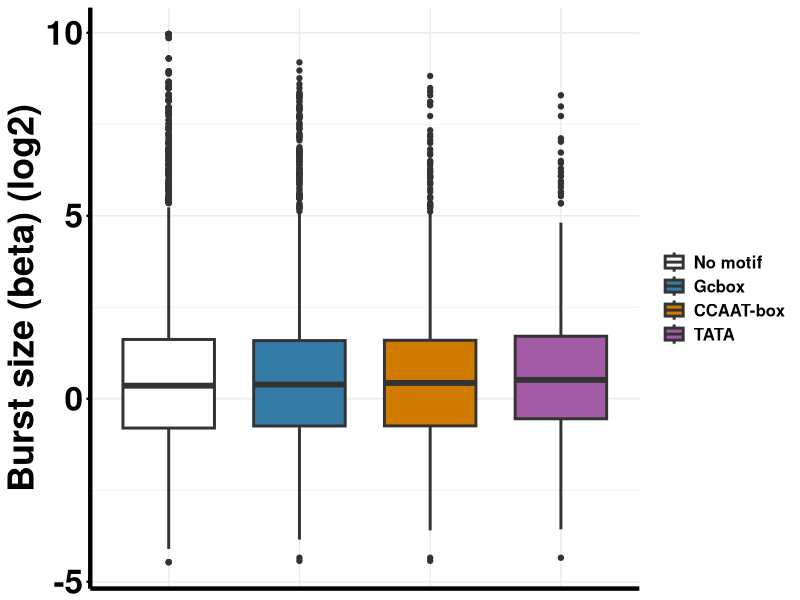
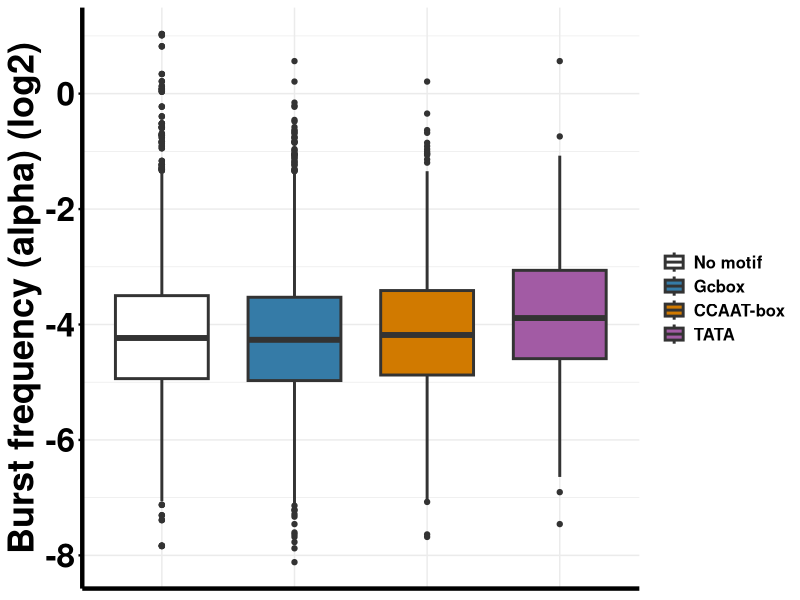
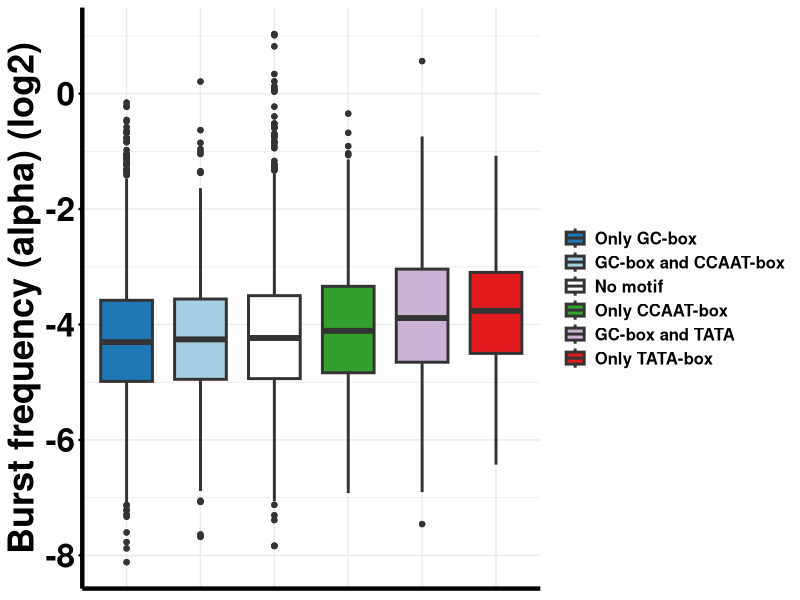
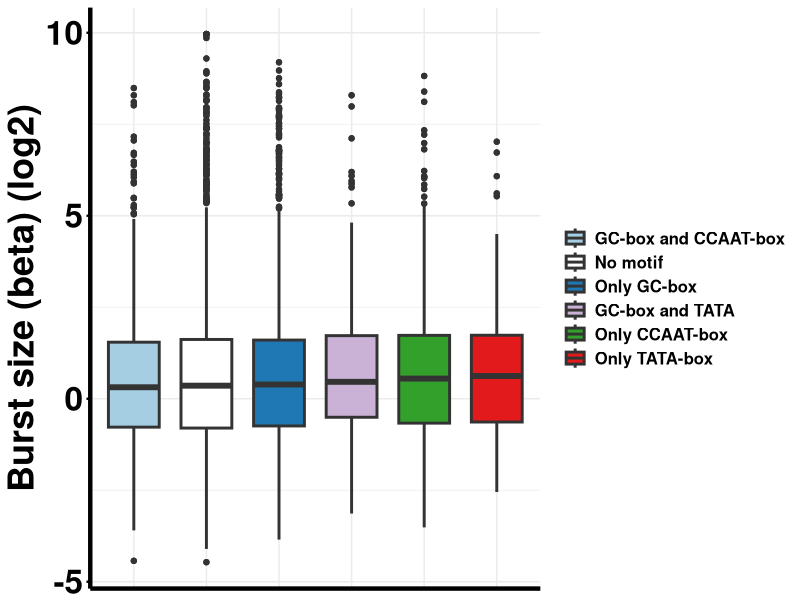
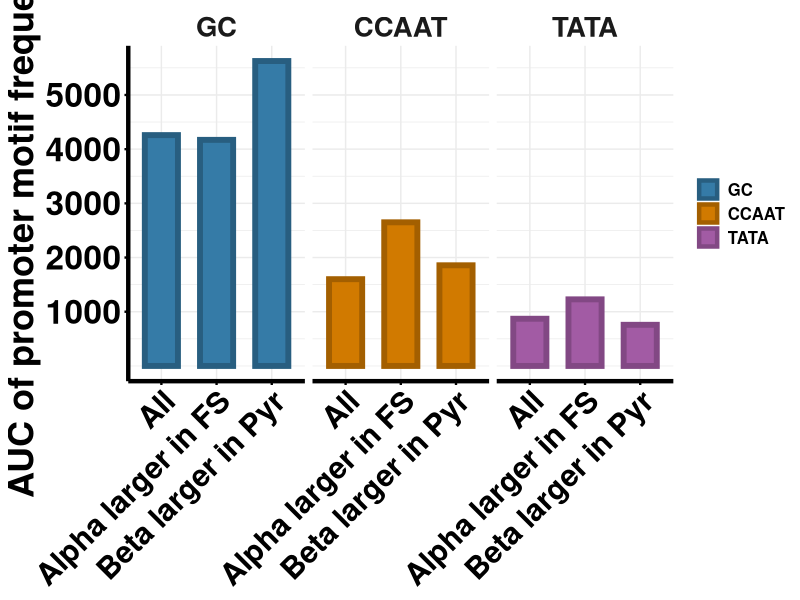
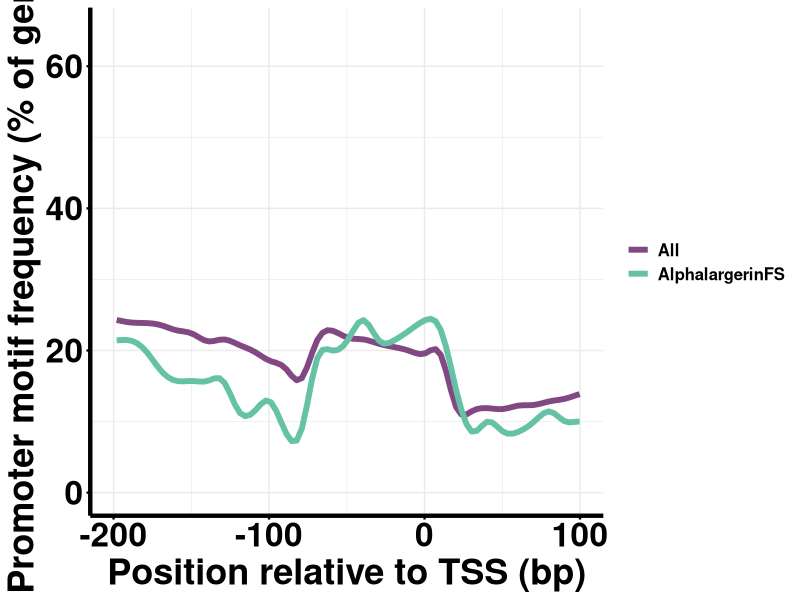
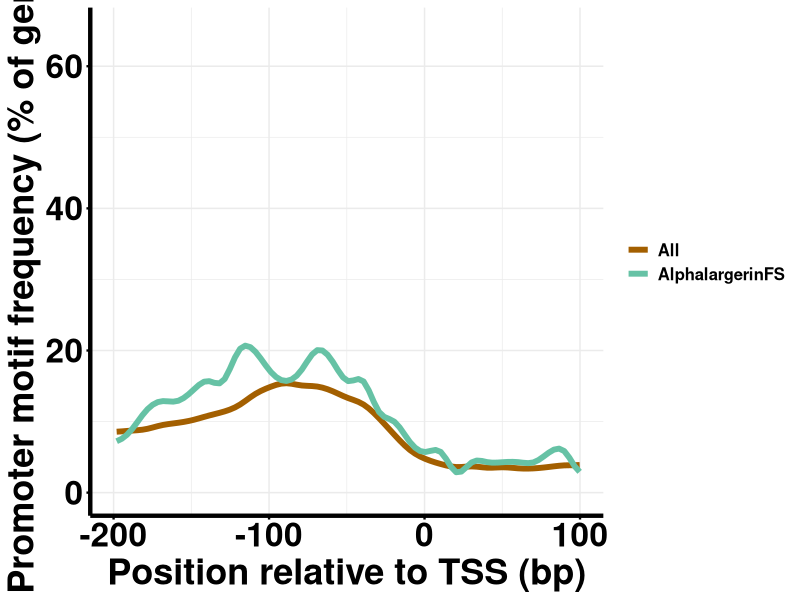
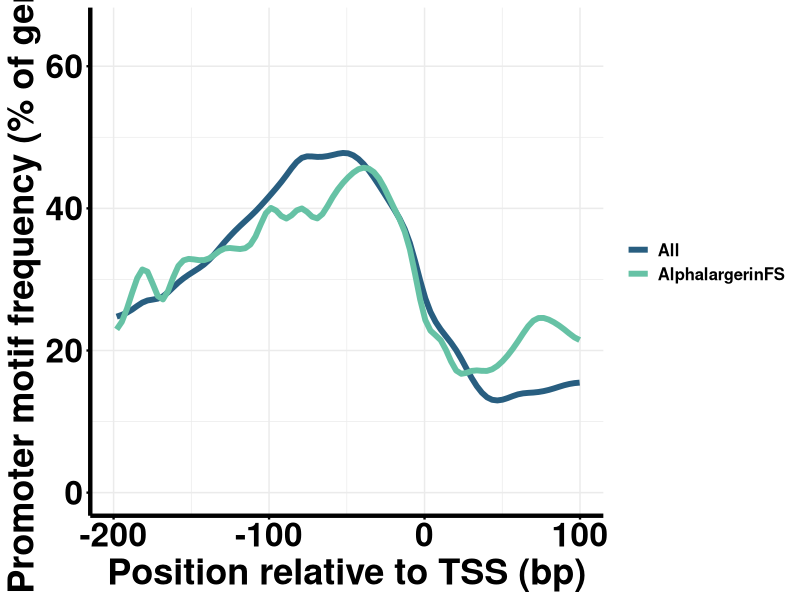

Source code (R) for these figures, in order:
library(ggplot2)
library(forcats)
library(dplyr)
library(tidyr)
library(multcomp)

theme_gen<- theme(axis.title.x = element_text(face="bold", size=26),
                  axis.text.x  = element_text(face= "bold", color = "black", size=24),
                  axis.title.y = element_text(face="bold", size=26),
                  axis.text.y  = element_text(face= "bold", color = "black", size=24),
                  axis.line = element_line(linewidth=1.5),
                  axis.ticks = element_line(linewidth = 0.8),
                  strip.text = element_text(face = "bold", size = rel(1.8)),
                  legend.title= element_blank(),
                  legend.text = element_text(face= "bold", color = "black", size=12))


df_20percent_both<- read.csv("burst_kinetics_copynumber.csv")


ccaat<- read.csv("CCAATbox.csv", sep=";")
tata<- read.csv("TATA.csv", sep=";")
gc<- read.csv("GCbox.csv", sep=";")

#adding promoter information to genes
merged_promoters_bk<-data.frame()
merged_promoters_bk<- merge(df_20percent_both, 
                            tata[tata$alternative_promoters==1,8:9], by= 'Gene.name', all.x = TRUE)
merged_promoters_bk<- merge(merged_promoters_bk, 
                            ccaat[ccaat$alternative_promoters==1,8:9], by= 'Gene.name', all.x = TRUE)
merged_promoters_bk<- merge(merged_promoters_bk, 
                            gc[gc$alternative_promoters==1,8:9], by= 'Gene.name', all.x = TRUE)


##Groups based on a combination of promoters
merged_promoters_bk$Group<- paste(merged_promoters_bk$CCAAT.box , merged_promoters_bk$Gcbox,
                                  merged_promoters_bk $TATA)

merged_promoters_bk[merged_promoters_bk$Group=='NA NA NA', 'Group']='No motif'
merged_promoters_bk[merged_promoters_bk$Group=='NA Gcbox TATA', 'Group']='GC-box and TATA'
merged_promoters_bk[merged_promoters_bk$Group=='CCAAT-box Gcbox NA', 'Group']='GC-box and CCAAT-box'
merged_promoters_bk[merged_promoters_bk$Group=='NA Gcbox NA', 'Group']='Only GC-box'
merged_promoters_bk[merged_promoters_bk$Group=='CCAAT-box NA NA', 'Group']='Only CCAAT-box'
merged_promoters_bk[merged_promoters_bk$Group=='NA NA TATA', 'Group']='Only TATA-box'
merged_promoters_bk[merged_promoters_bk$Group=='CCAAT-box Gcbox TATA', 'Group']='GC-box and CCAAT-box and TATA'
merged_promoters_bk[merged_promoters_bk$Group=='CCAAT-box NA TATA', 'Group']='CCAAT-box and TATA'

library(RColorBrewer) 

#
brewer.pal(n=12,"Set2")#"#FFFF99"

promoter_col<- c("No motif"="white"       , 
                  "GC-box and CCAAT-box" = "#A6CEE3" ,     
                  "Only GC-box"=   "#1F78B4" ,  
                  "Only TATA-box" = "#E31A1C", 
                  "GC-box and CCAAT-box and TATA" = "#FB9A99",
                  "GC-box and TATA" = "#CAB2D6",
                  "Only CCAAT-box"= "#33A02C"  ,
                  "CCAAT-box and TATA"=  "#FFFF99"   )

promoter_col2<- c("No motif"="white"       , 
                  "Gcbox"=   "#357BA7"  ,  
                  "TATA" = "#A25BA4" , 
                  "CCAAT-box"=  "#D17A00" )


promoters_pivot_longer<- pivot_longer(merged_promoters_bk, cols = c('TATA', 'Gcbox', 'CCAAT.box') , values_to = 'promoter')
promoters_pivot_longer[promoters_pivot_longer$Group=='No motif' & is.na(promoters_pivot_longer$Group)==FALSE , 'promoter']<- 'No motif'
promoters_pivot_longer$promoter<- factor(promoters_pivot_longer$promoter, levels = c('No motif',
                                                                                     'Gcbox', 
                                                                                     'CCAAT-box',
                                                                                     'TATA'))

merged_promoters_bk<- merge(merged_promoters_bk, df_20percent_both[,c('Gene.name', 'VAR')], by='Gene.name', all.x=TRUE)
merged_promoters_bk<- unique(merged_promoters_bk)
promoters_pivot_longer<-promoters_pivot_longer[is.na(promoters_pivot_longer$promoter)==FALSE, ] 

##beta 
ggplot(promoters_pivot_longer, aes(y=log2(beta), x=promoter, fill=promoter))+
  geom_boxplot( linewidth=1, width=0.7)+
  theme_minimal()+
  theme_gen+
  scale_fill_manual(values=promoter_col2)+
  theme(axis.title.x=element_blank(),
        axis.text.x=element_blank(),
        axis.ticks.x=element_blank())+    
  ylab(bquote('Burst size (beta) (log2)'))+
  xlab(bquote(''))

kruskal.test(promoters_pivot_longer$beta ~promoters_pivot_longer$promoter)
pairwise.wilcox.test(promoters_pivot_longer$beta, promoters_pivot_longer$promoter,p.adjust.method = 'BH' )


##alpha
ggplot(promoters_pivot_longer, aes(y=log2(alpha), x=promoter, fill=promoter))+
  geom_boxplot( linewidth=1, width=0.7)+
  theme_minimal()+
  theme_gen+
  scale_fill_manual(values=promoter_col2)+
  theme(axis.title.x=element_blank(),
        axis.text.x=element_blank(),
        axis.ticks.x=element_blank())+    
  ylab(bquote('Burst frequency (alpha) (log2)'))+
  xlab(bquote(''))


kruskal.test(promoters_pivot_longer$alpha ~promoters_pivot_longer$promoter)
pairwise.wilcox.test(promoters_pivot_longer$alpha, promoters_pivot_longer$promoter,p.adjust.method = 'BH' )



merged_promoters_bk[is.na(merged_promoters_bk$Group )== FALSE &
                      merged_promoters_bk$Group!='CCAAT-box and TATA' & merged_promoters_bk$Group!='GC-box and CCAAT-box and TATA',] %>%
  mutate(Group = fct_reorder(Group, alpha, .na_rm = TRUE)) %>%
  ggplot(aes(x=Group, y=log2(alpha), fill=Group))+
  geom_boxplot( linewidth=1, width=0.7)+
  theme_minimal()+
  theme_gen+
  scale_fill_manual(values=promoter_col)+
  theme(axis.title.x=element_blank(),
        axis.text.x=element_blank(),
        axis.ticks.x=element_blank(),
        strip.text = element_text(face = "bold", size = rel(1.5)))+    
  ylab(bquote('Burst frequency (alpha) (log2)'))+
  xlab(bquote(''))


merged_promoters_bk[is.na(merged_promoters_bk$Group )== FALSE &
                      merged_promoters_bk$Group!='CCAAT-box and TATA' & merged_promoters_bk$Group!='GC-box and CCAAT-box and TATA',] %>%
  mutate(Group = fct_reorder(Group, beta, .na_rm = TRUE)) %>%
  ggplot(aes(x=Group, y=log2(beta), fill=Group))+
  geom_boxplot( linewidth=1, width=0.7)+
  theme_minimal()+
  theme_gen+
  scale_fill_manual(values=promoter_col)+
  theme(axis.title.x=element_blank(),
        axis.text.x=element_blank(),
        axis.ticks.x=element_blank(),
        strip.text = element_text(face = "bold", size = rel(1.5)))+    
  ylab(bquote('Burst size (beta) (log2)'))+
  xlab(bquote(''))


kruskal.test(merged_promoters_bk[is.na(merged_promoters_bk$Group )== FALSE &
                               merged_promoters_bk$Group!='CCAAT-box and TATA' & 
                               merged_promoters_bk!='GC-box and CCAAT-box and TATA','alpha']~
           merged_promoters_bk[is.na(merged_promoters_bk$Group) == FALSE &
                                 merged_promoters_bk$Group!='CCAAT-box and TATA' & 
                                 merged_promoters_bk!='GC-box and CCAAT-box and TATA','Group'])


kruskal.test(merged_promoters_bk[is.na(merged_promoters_bk$Group )== FALSE &
                               merged_promoters_bk$Group!='CCAAT-box and TATA' & 
                               merged_promoters_bk!='GC-box and CCAAT-box and TATA','beta']~
           merged_promoters_bk[is.na(merged_promoters_bk$Group) == FALSE &
                                 merged_promoters_bk$Group!='CCAAT-box and TATA' & 
                                 merged_promoters_bk!='GC-box and CCAAT-box and TATA','Group'])





promoter_oprof <- read.csv("promoter_oprof.csv", sep=";")
subset<- c('AlphalargerinFS', 'BetalargerinPyr')
motif<- c('TATA', 'CCAAT', 'GC')
range<- list(c(-79.5:20.5), c(-199.5:20.5), c(-139.5:50.5))

j=1
i=1
for (i in 1:2){
  for (j in 1:3){
    
    spline_int <- as.data.frame(spline(promoter_oprof[promoter_oprof$genes==subset[i] & promoter_oprof$Motif==motif[j], 'Position'],
                                       promoter_oprof[promoter_oprof$genes==subset[i] & promoter_oprof$Motif==motif[j], 'frequency.percent.']))
    
    spline_int <- rbind(spline_int[,1:2], as.data.frame(spline(promoter_oprof[promoter_oprof$genes=='All' & promoter_oprof$Motif==motif[j], 'Position'],
                                                               promoter_oprof[promoter_oprof$genes=='All' & promoter_oprof$Motif==motif[j], 'frequency.percent.'])))
    
    spline_int[1:273, 'group']<- subset[i]
    spline_int[274:546, 'group']<- c('All')
    spline_int$group<- as.factor(spline_int$group)
    
    if (i==1 ) col= c("AlphalargerinFS"="#66c2a5")
    if (i==2) col= c("BetalargerinPyr"= "#fc8d62")
    
    if (j==1 ) col =c(col, "All" = "#824884")
    if (j==2 ) col =c(col, "All" =   "#A35F00")
    if (j==3 ) col =c(col, "All" = "#285E80")
    
    
    ggplot(promoter_oprof[promoter_oprof$genes==subset[i] & promoter_oprof$Motif==motif[j],])+
      geom_point( aes(x=Position, y=frequency.percent.), alpha=0)+
      geom_line(data=spline_int, aes(x = x, y = y, colour=group), linewidth=2)+
      scale_color_manual(values = col )+
      scale_y_continuous(limits = c(0,65))+
      scale_x_continuous(limits = c(-200,100), breaks = c(-200, -100, 0, 100))+
      theme_minimal()+
      xlab(bquote('Position relative to TSS (bp)'))+
      ylab(bquote('Promoter motif frequency (% of genes)'))+
      #facet_grid(~genes)+
      theme_gen

    name=paste(motif[j], subset[i], '.tiff', sep='_')
    ggsave(name, units="mm", width=200, height=150, dpi=600, compression = 'lzw')
  }
}




for (j in 1:3){
  
  spline_int <- as.data.frame(spline(promoter_oprof[ promoter_oprof$Motif==motif[j], 'Position'],
                                     promoter_oprof[ promoter_oprof$Motif==motif[j], 'frequency.percent.']))
  
  ggplot(promoter_oprof[promoter_oprof$Motif==motif[j],])+
    geom_point( aes(x=Position, y=frequency.percent.), alpha=0)+
    geom_line(data=spline_int, aes(x = x, y = y), colour='grey20', linewidth=1)+
    scale_y_continuous(limits = c(0,65))+
    scale_x_continuous(limits = c(-200,50), breaks = c(-200, -150, -100, -50 ,0, 50))+
    theme_minimal()+
    theme_gen+
    theme(axis.title.x = element_text(face="bold", size=10),
          axis.text.x  = element_text(face= "bold", color = "black", size=8),
          axis.title.y = element_text(face="bold", size=10),
          axis.text.y  = element_text(face= "bold", color = "black", size=8),
          legend.title= element_blank(),
          legend.text = element_blank())+
    xlab(bquote('Position relative to TSS (bp)'))+
    ylab(bquote('Promoter motif frequency (% of genes)'))
  
  name=paste(motif[j], 'All', '.tiff', sep='_')
  ggsave(name, units="mm", width=100, height=100, dpi=600, compression = 'lzw')
  
}

par<- c('alpha', 'beta')
for (i in 1:2){
  for (j in 1:3){
    prom_ks <-ks.test(promoter_oprof[promoter_oprof$genes==subset[i] & promoter_oprof$Motif==motif[j] & promoter_oprof$Position %in% range[[j]],'frequency.percent.'],
                      promoter_oprof[promoter_oprof$genes=='All' & promoter_oprof$Motif==motif[j]& promoter_oprof$Position %in% range[[j]] ,'frequency.percent.'])
    print(c(subset[i], motif[j], prom_ks$p.value ))
  }
}



promoter_col3<- c("GC"=   "#357BA7"  ,  
                  "TATA" = "#A25BA4" , 
                  "CCAAT"=  "#D17A00" )

promoter_col4<- c("GC"=    "#285E80" ,  
                  "TATA" = "#824884" , 
                  "CCAAT"=   "#A35F00" )


promoter_integrate <- read.csv("promoter_integrate.csv", sep=";")
promoter_integrate$Genes<-factor(promoter_integrate$Genes, levels = c('All', 'Alpha larger in FS', 'Beta larger in Pyr'))
promoter_integrate$Promoter<-factor(promoter_integrate$Promoter, levels = c('GC', 'CCAAT', 'TATA'))


ggplot(promoter_integrate,aes(x=Genes, y=Area, fill=Promoter, col=Promoter) )+
  geom_col(width=0.6, linewidth=2, position = position_dodge())+
  theme_minimal()+
  scale_fill_manual(values=promoter_col3)+
  scale_colour_manual(values=promoter_col4)+
  scale_y_continuous(breaks = c(1000,2000,3000,4000,5000))+
  theme_gen+
  theme(axis.text.x=element_text(size=22, angle=45, hjust = 1),
        axis.title.x = element_blank())+
  ylab(bquote('AUC of promoter motif frequency'))+
  facet_grid(~Promoter)
